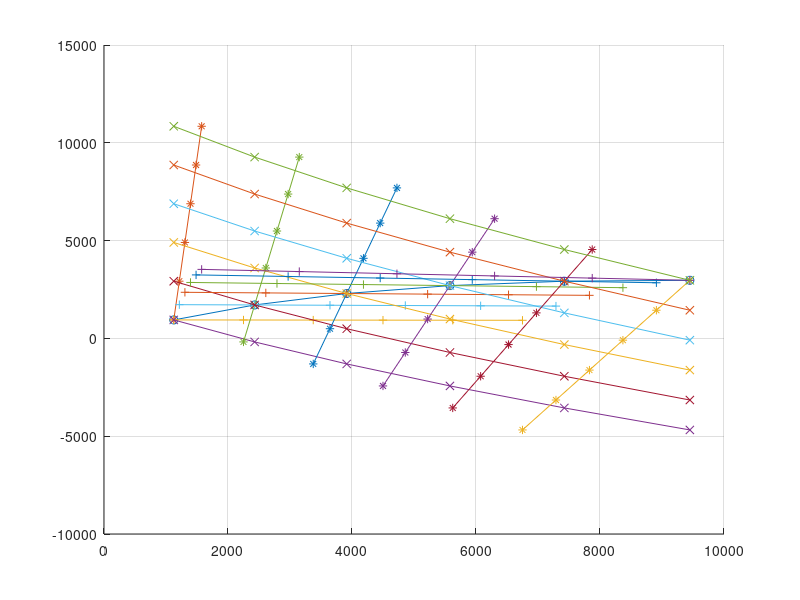
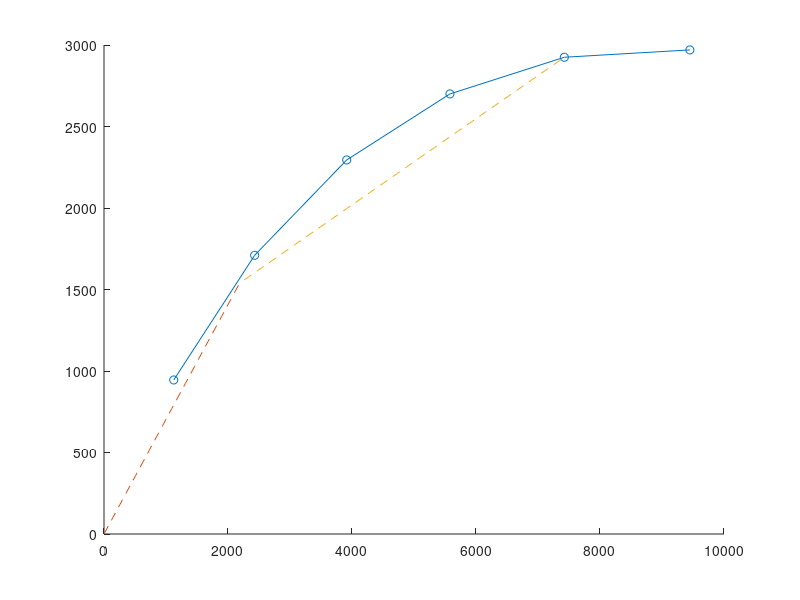
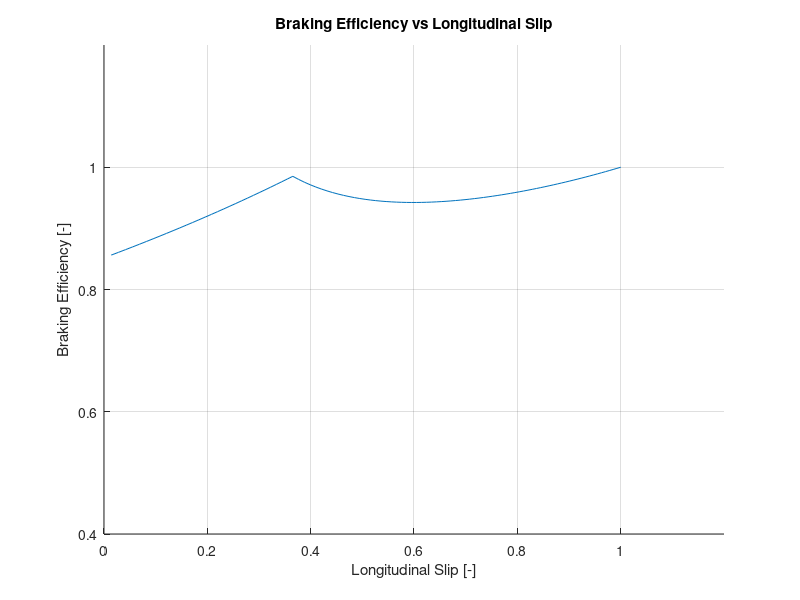

The MATLAB source for these figures, in order:
clear all;
clc;

% IDEAL BRAKING
% General Constants
g = 9.81; %[m/s^2]
alpha = 0;
a = 1.15; %[m]
l = 2.3; %[m]
b = l-a; %[m]
hG = .5; %[m]
ux(1:6, 1) = -0.2:-0.2:-1.2;
acceleration = -.2*g:-.2*g:-1.2*g; %[m/s^2]

% Standard B Constants
m_passenger = 75; %[kg]
m_baggage = 10; %[kg]
m_car = 970; %[kg]
M = m_car + m_baggage + m_passenger; %[kg]

% Force Calculations
Fz1 = M/l*(g*b*cos(alpha) - g*hG*sin(alpha) - hG*acceleration);
Fz2 = M/l*(g*a*cos(alpha) + g*hG*sin(alpha) + hG*acceleration);

Fx1 = ux*Fz1;
Fx2(1:6, 1:6,  1) = ux*Fz2;
for i = 1:6
    pNFx1 (i) = -Fx1(i, i);
   for j = 1:6
      Fx2(j, i, 2) = M*g*b*cos(alpha)/hG - Fx1(j, i)*(l/ux(j)/hG +1);
      Fx2(j, i, 3) = ux(j)*M*g*a*cos(alpha)/(l-ux(j)*hG) + Fx1(j, i)*(ux(j)*hG/(l-ux(j)*hG));
      Fx2(j, i, 4) = M*g*sin(alpha) + M*acceleration(j) - Fx1(j, i);
   end
   pNFx2(i) = -Fx2(i, i);
end

NFx1 = -Fx1;
NFx2 = -Fx2;

figure; hold on;
plot(pNFx1, pNFx2, 'o-');
for i = 1:6
    plot(NFx1(i, 1:6), NFx2(i, 1:6, 2), '*-');
    plot(NFx1(1:6, i), NFx2(i, 1:6, 3), '+-');
    plot(pNFx1, NFx2(1:6, i, 2), 'x-');
end
grid on;

% BRAKING IN ACTUAL CONDITIONS
% Calculating Kb
Kb = (b - ux(2)*hG)/(l + ux(2)*hG - b);

% Valve Limit Condition
Fx2A = ux(2)*M*g*(a + hG*ux(2))/l;
Fx1A = Kb*Fx2A;
Fx2Ap = 0.9*Fx2A;
Fx1Ap = Kb*Fx2Ap;
Fx1B = ux(5)*M*g*(b - hG*ux(5))/l;
Fx2B = ux(5)*M*g*(a + hG*ux(5))/l;

% Calculating Kb'
Kbp = (Fx1B - Fx1Ap)/(Fx2B - Fx2Ap);

% Calculating Braking Efficiency
yIntercept = Fx2Ap - Fx1Ap/Kbp;

firstIncrement = Fx1Ap/30;
newFx1(1:31) = 0:firstIncrement:Fx1Ap;
newFx2(1:31) = newFx1(1:31)/Kb;

secondIncrement = (Fx1B - Fx1Ap)/70;
newFx1(32:101) = (Fx1Ap+secondIncrement):secondIncrement:Fx1B;
newFx2(32:101) = newFx1(32:101)/Kbp + yIntercept;

figure; hold on;
plot(pNFx1, pNFx2, 'o-');
plot(abs(newFx1(1:31)), abs(newFx2(1:31)), '--');
plot(abs(newFx1(32:101)), abs(newFx2(32:101)), '--');


for i = 1:101
    newUx(i) = l/((M*g*b/newFx1(i)) - hG*(1 + newFx2(i)/newFx1(i)));
end

actualAcceleration = (newFx1 + newFx2)/M;
idealAcceleration = newUx*g;

brakingEfficiency = actualAcceleration./idealAcceleration;

figure; hold on;
plot(abs(newUx), brakingEfficiency);
title('Braking Efficiency vs Longitudinal Slip');
xlabel('Longitudinal Slip [-]');
ylabel('Braking Efficiency [-]');
grid on;
xlim([0 1.2]);
ylim([0.4 1.2]);